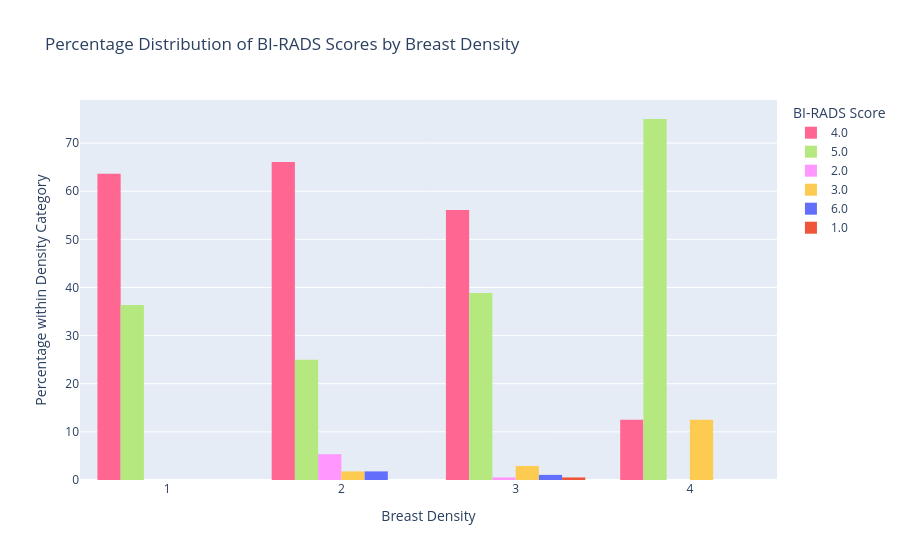

Notebook code for this chart:
### Code cell
mmgData_notnan_filtered = mmgData_notnan[(mmgData_notnan['BA'] >= 1) & (mmgData_notnan['BA'] <= 6)]

grouped_data = mmgData_notnan_filtered.groupby(['Density', 'BA']).size().reset_index(name='count')

grouped_data['percentage'] = grouped_data['count'] / grouped_data.groupby('Density')['count'].transform('sum') * 100

fig = px.histogram(grouped_data, x='Density', y='percentage', color='BA', 
                   barmode='group', 
                   title="Percentage Distribution of BI-RADS Scores by Breast Density",
                   labels={"Density": "Breast Density", "BA": "BI-RADS Score", "percentage": "Percentage (%)"},
                   category_orders={"Density": ['1', '2', '3', '4'], "BA": ['1', '2', '3', '4', '5', '6']})

fig.update_layout(
    xaxis_title="Breast Density",
    yaxis_title="Percentage within Density Category",
    legend_title="BI-RADS Score",
    bargap=0.2,
)

fig.show()

### Figure 1 — Plotly figure (JSON) as saved in the notebook; plotly's stock layout.template omitted (floating-point values rounded to 4 significant figures)
{"data": [{"alignmentgroup": "True", "bingroup": "x", "histfunc": "sum", "hovertemplate": "BI-RADS Score=4.0<br>Breast Density=%{x}<br>sum of Percentage (%)=%{y}<extra></extra>", "legendgroup": "4.0", "marker": {"color": "#FF6692", "pattern": {"shape": ""}}, "name": "4.0", "offsetgroup": "4.0", "orientation": "v", "showlegend": true, "type": "histogram", "x": [1, 2, 3, 4], "xaxis": "x", "y": [63.64, 66.07, 56.1, 12.5], "yaxis": "y"}, {"alignmentgroup": "True", "bingroup": "x", "histfunc": "sum", "hovertemplate": "BI-RADS Score=5.0<br>Breast Density=%{x}<br>sum of Percentage (%)=%{y}<extra></extra>", "legendgroup": "5.0", "marker": {"color": "#B6E880", "pattern": {"shape": ""}}, "name": "5.0", "offsetgroup": "5.0", "orientation": "v", "showlegend": true, "type": "histogram", "x": [1, 2, 3, 4], "xaxis": "x", "y": [36.36, 25, 38.86, 75], "yaxis": "y"}, {"alignmentgroup": "True", "bingroup": "x", "histfunc": "sum", "hovertemplate": "BI-RADS Score=2.0<br>Breast Density=%{x}<br>sum of Percentage (%)=%{y}<extra></extra>", "legendgroup": "2.0", "marker": {"color": "#FF97FF", "pattern": {"shape": ""}}, "name": "2.0", "offsetgroup": "2.0", "orientation": "v", "showlegend": true, "type": "histogram", "x": [2, 3], "xaxis": "x", "y": [5.357, 0.5305], "yaxis": "y"}, {"alignmentgroup": "True", "bingroup": "x", "histfunc": "sum", "hovertemplate": "BI-RADS Score=3.0<br>Breast Density=%{x}<br>sum of Percentage (%)=%{y}<extra></extra>", "legendgroup": "3.0", "marker": {"color": "#FECB52", "pattern": {"shape": ""}}, "name": "3.0", "offsetgroup": "3.0", "orientation": "v", "showlegend": true, "type": "histogram", "x": [2, 3, 4], "xaxis": "x", "y": [1.786, 2.918, 12.5], "yaxis": "y"}, {"alignmentgroup": "True", "bingroup": "x", "histfunc": "sum", "hovertemplate": "BI-RADS Score=6.0<br>Breast Density=%{x}<br>sum of Percentage (%)=%{y}<extra></extra>", "legendgroup": "6.0", "marker": {"color": "#636efa", "pattern": {"shape": ""}}, "name": "6.0", "offsetgroup": "6.0", "orientation": "v", "showlegend": true, "type": "histogram", "x": [2, 3], "xaxis": "x", "y": [1.786, 1.061], "yaxis": "y"}, {"alignmentgroup": "True", "bingroup": "x", "histfunc": "sum", "hovertemplate": "BI-RADS Score=1.0<br>Breast Density=%{x}<br>sum of Percentage (%)=%{y}<extra></extra>", "legendgroup": "1.0", "marker": {"color": "#EF553B", "pattern": {"shape": ""}}, "name": "1.0", "offsetgroup": "1.0", "orientation": "v", "showlegend": true, "type": "histogram", "x": [3], "xaxis": "x", "y": [0.5305], "yaxis": "y"}], "layout": {"autosize": true, "bargap": 0.2, "barmode": "group", "legend": {"title": {"text": "BI-RADS Score"}, "tracegroupgap": 0}, "title": {"text": "Percentage Distribution of BI-RADS Scores by Breast Density"}, "xaxis": {"anchor": "y", "autorange": true, "categoryarray": ["1", "2", "3", "4"], "categoryorder": "array", "domain": [0, 1], "range": [0.5, 4.5], "title": {"text": "Breast Density"}, "type": "linear"}, "yaxis": {"anchor": "x", "autorange": true, "domain": [0, 1], "range": [0, 78.95], "title": {"text": "Percentage within Density Category"}, "type": "linear"}}}
